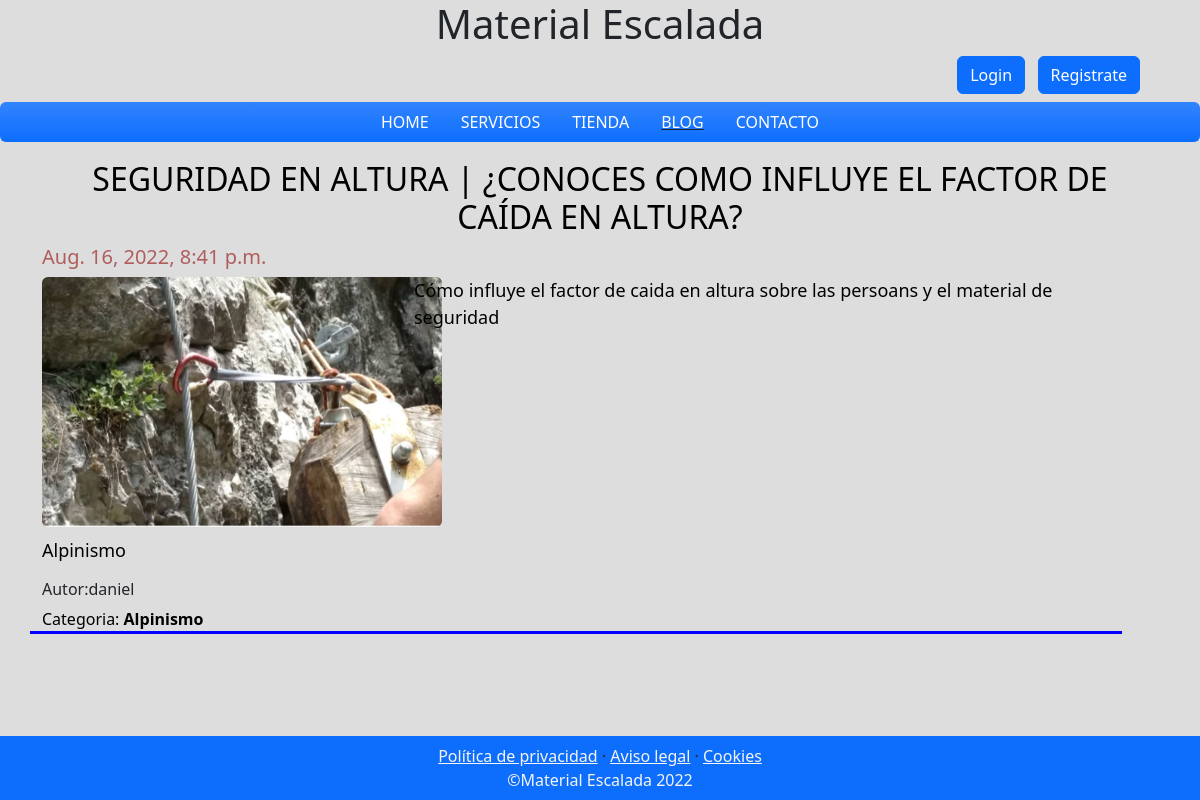
The app's page /blog/categoria/1/ with its own data.
### blog/models.py (models this page shows, shortened)
class Post(models.Model):
    titulo = models.CharField(max_length=100)
    contenido = models.CharField(max_length=150)
    autor = models.ForeignKey(User, on_delete=models.CASCADE) #establece relación (usuario-post) y elimina en cascada al borrar el autor.
    categorias = models.ManyToManyField(Categoria) #relacion con la tabla categoria
    imagen = models.ImageField(upload_to='blog',null=True,blank=True) # null, blank define como opcional el poner una imagen
    created = models.DateTimeField(auto_now_add=True)
    updated = models.DateTimeField(auto_now_add=True)
    class Meta:
        verbose_name = 'post'
        verbose_name_plural = 'posts'

class Categoria(models.Model):
    nombre = models.CharField(max_length=50)
    created = models.DateTimeField(auto_now_add=True)
    updated = models.DateTimeField(auto_now_add=True)
    class Meta:
        verbose_name = 'categoria'
        verbose_name_plural = 'categorias'
    def __str__(self):
        return self.nombre

### blog/views.py (the view)
# urls.py: path('categoria/<int:categoria_id>/',views.categoria, name="categoria")
def categoria(request,categoria_id):
    categoria = Categoria.objects.get(id=categoria_id) #vemos la categoria correspondiente
    posts = Post.objects.filter(categorias=categoria_id) #posts filtrados por la categoria ()
    return render(request,"blog/categoria.html",{"categoria":categoria,'posts':posts})

### carro/context_processor.py (called while the page is built)
def importe_total(request):
    total=0
    if request.user.is_authenticated:
         if 'carro' in request.session: #verifica que carro exista en session
            for key, value in request.session["carro"].items():
                total= total+ float(value["precio"])
    return {"importe_total":total}

### blog/templates/blog/categoria.html (shortened to what this page needs)
{% extends 'WebProjectApp/home.html' %}
{% load static %}
    {% block content %}
    {% for post in posts %}
    <div class="container ">
      <div class="row">
        <div class="col">
          <h2 style="float: left; color:black;">{{post.titulo}}</h2>
          <h5 style="color:rgb(175, 93, 93); float:left;">{{post.created}}</h5>
        </div>
        <div class="row">
          <div class="col-md-4">
            <img src="{{post.imagen.url}}" class="rounded mx-auto d-block" width="400" height="250"  style="margin-bottom: 10px; float: left;">
          </div>
          <div class="col">
            <p style="color: black; font-size: large; float: left;">{{post.contenido}}</p>
          </div>
          <div class="row">
            <p style="color: black; font-size: large;">{{categoria.nombre}}</p>
            <h6>Autor:{{post.autor}}</h6>
            {% for categoria in post.categorias.all %}
            <a style="color: black; float: left; text-decoration: none;" href="{% url 'categoria' categoria.id %}  "> Categoria: <strong>{{categoria}}</strong></a>
          {% endfor %}
          <div style="background-color: blue; height:3px;"></div>
          </div>
        </div>
      </div>
    </div>
{% endfor %}
    {% endblock %}

### WebProjectApp/static/WebProjectApp/css/main.css (style rules this page uses)
h2 { text-align: center; margin-top: 10px; }

### records on screen
Post: titulo "SEGURIDAD EN ALTURA | ¿CONOCES COMO INFLUYE EL FACTOR DE CAÍDA EN ALTURA?", created "Aug. 16, 2022, 8:41 p.m.", imagen (picture), contenido "Cómo influye el factor de caida en altura sobre las persoans y el material de seguridad", autor "daniel"
Categoria: nombre "Alpinismo"
